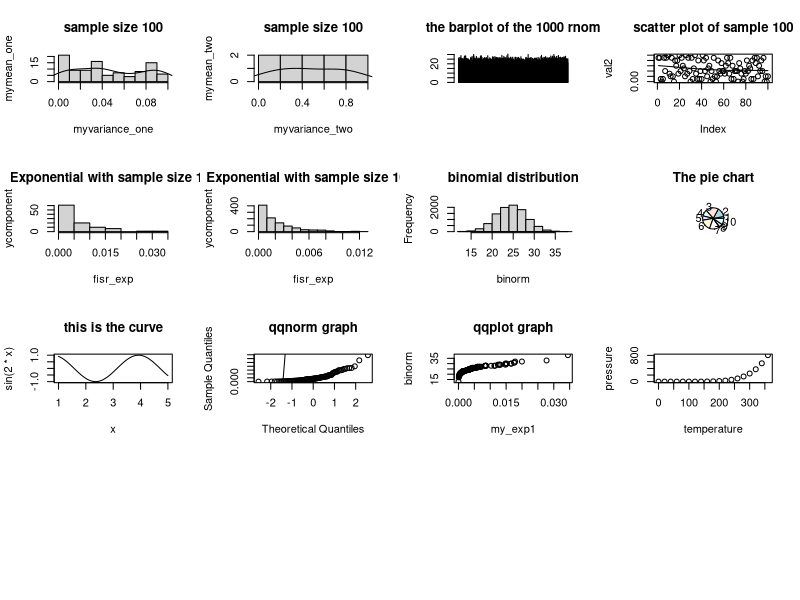

Write the R code that produced this figure.
## ---- chunk 1
myval <- rnorm(1000, mean = 23.3, sd = 2.3)
print(myval)
print("....................................................................")
val2 <- round(runif(100, 0, 0.1), 2)
val1 <- round(runif(10, 0, 1), 2)
myrnom <- rnorm(100, mean = 20, sd = 10)
par(mfrow = c(4, 4))
hist(val2, main = "sample size 100", xlab = "myvariance_one", ylab = "mymean_one")
lines(density(val2))
hist(val1, main = "sample size 100", xlab = "myvariance_two", ylab = "mymean_two")
lines(density(val1))
barplot(myval, main = "the barplot of the 1000 rnom" )
scatter.smooth(val2, main = "scatter plot of sample 100")
my_exp1 <- rexp(100, rate = 200)
my_exp2 <- rexp(1000, rate = 500)
hist(my_exp1, main = "Exponential with sample size 100", xlab = "fisr_exp", ylab = "ycomponent")
hist(my_exp2, main = "Exponential with sample size 1000", xlab = "fisr_exp", ylab = "ycomponent")
binorm <- rbinom(10000, 50, 0.5)
hist(binorm, main = "binomial distribution")
lines(density(binorm))
pie(val1, main = "The pie chart")
curve(sin(2*x), from = 1, to = 5, main = "this is the curve")
qqnorm(my_exp1, main = "qqnorm graph")
qqline(val1, main = "qqline graph")
qqplot(my_exp1, binorm, main="qqplot graph")
## ---- chunk 2
summary(cars)
## ---- chunk 3
plot(pressure)
